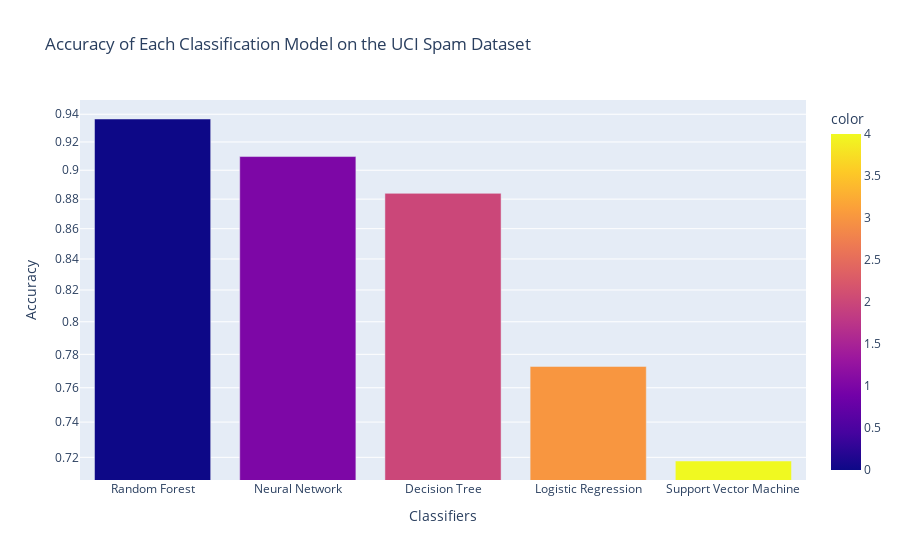

The cell this chart's notebook holds for it:
### Markdown cell above
After investigating various classification models for the analysis of the spam dataset it was determined that the most accurate model found was the random forest classifier followed closely by the neural network classification model.

Below we can see the results of the various classification models for the analysis of the spam dataset compared by their accuracies on the test set.

### Code cell
# scatter plot all of the classifier accuracies

accuracies =[np.mean(spam_forest_accuracy), spam_network_accuracy, np.mean(spam_tree_accuracy), pred_lreg_score, spam_SVM_score]
labels = ['Random Forest', 'Neural Network', 'Decision Tree', 'Logistic Regression', 'Support Vector Machine' ]

fig = px.bar(x=labels, y = accuracies, title="Accuracy of Each Classification Model on the UCI Spam Dataset", labels=dict(x="Classifiers", y="Accuracy"), log_y=True, color=[i for i in range(len(labels))])
fig.update_xaxes(type='category')
fig.show()

### Figure 1 — Plotly figure (JSON) as saved in the notebook; plotly's stock layout.template omitted (floating-point values rounded to 4 significant figures)
{"data": [{"alignmentgroup": "True", "hovertemplate": "Classifiers=%{x}<br>Accuracy=%{y}<br>color=%{marker.color}<extra></extra>", "legendgroup": "", "marker": {"color": [0, 1, 2, 3, 4], "coloraxis": "coloraxis", "pattern": {"shape": ""}}, "name": "", "offsetgroup": "", "orientation": "v", "showlegend": false, "textposition": "auto", "type": "bar", "x": ["Random Forest", "Neural Network", "Decision Tree", "Logistic Regression", "Support Vector Machine"], "xaxis": "x", "y": [0.9365, 0.9096, 0.884, 0.7727, 0.7179], "yaxis": "y"}], "layout": {"barmode": "relative", "coloraxis": {"colorbar": {"title": {"text": "color"}}, "colorscale": [[0, "#0d0887"], [0.1111, "#46039f"], [0.2222, "#7201a8"], [0.3333, "#9c179e"], [0.4444, "#bd3786"], [0.5556, "#d8576b"], [0.6667, "#ed7953"], [0.7778, "#fb9f3a"], [0.8889, "#fdca26"], [1, "#f0f921"]]}, "legend": {"tracegroupgap": 0}, "title": {"text": "Accuracy of Each Classification Model on the UCI Spam Dataset"}, "xaxis": {"anchor": "y", "domain": [0, 1], "title": {"text": "Classifiers"}, "type": "category"}, "yaxis": {"anchor": "x", "domain": [0, 1], "title": {"text": "Accuracy"}, "type": "log"}}}
